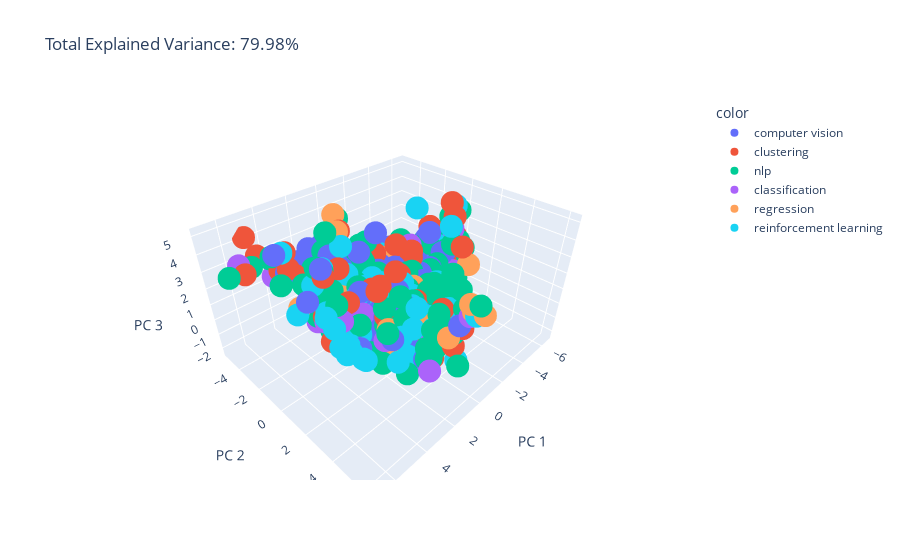

Notebook source saved alongside this figure:
### Code cell
X = df.drop(['target_category'], axis=1).copy()

pca = PCA(n_components=3)
components = pca.fit_transform(X)

total_var = pca.explained_variance_ratio_.sum() * 100

fig = px.scatter_3d(
    components, x=0, y=1, z=2, color=df['target_category'],
    title=f'Total Explained Variance: {total_var:.2f}%',
    labels={'0': 'PC 1', '1': 'PC 2', '2': 'PC 3'}
)
fig.show()

### Figure 1 — Plotly figure (JSON) as saved in the notebook; plotly's stock layout.template omitted (floating-point values rounded to 4 significant figures; data arrays with more than 128 entries replaced by an {"elided": "..."} marker saying what was removed)
{"data": [{"hovertemplate": "color=computer vision<br>PC 1=%{x}<br>PC 2=%{y}<br>PC 3=%{z}<extra></extra>", "legendgroup": "computer vision", "marker": {"color": "#636efa", "symbol": "circle"}, "mode": "markers", "name": "computer vision", "scene": "scene", "showlegend": true, "type": "scatter3d", "x": {"elided": "1174 float values"}, "y": {"elided": "1174 float values"}, "z": {"elided": "1174 float values"}}, {"hovertemplate": "color=clustering<br>PC 1=%{x}<br>PC 2=%{y}<br>PC 3=%{z}<extra></extra>", "legendgroup": "clustering", "marker": {"color": "#EF553B", "symbol": "circle"}, "mode": "markers", "name": "clustering", "scene": "scene", "showlegend": true, "type": "scatter3d", "x": {"elided": "1156 float values"}, "y": {"elided": "1156 float values"}, "z": {"elided": "1156 float values"}}, {"hovertemplate": "color=nlp<br>PC 1=%{x}<br>PC 2=%{y}<br>PC 3=%{z}<extra></extra>", "legendgroup": "nlp", "marker": {"color": "#00cc96", "symbol": "circle"}, "mode": "markers", "name": "nlp", "scene": "scene", "showlegend": true, "type": "scatter3d", "x": {"elided": "1791 float values"}, "y": {"elided": "1791 float values"}, "z": {"elided": "1791 float values"}}, {"hovertemplate": "color=classification<br>PC 1=%{x}<br>PC 2=%{y}<br>PC 3=%{z}<extra></extra>", "legendgroup": "classification", "marker": {"color": "#ab63fa", "symbol": "circle"}, "mode": "markers", "name": "classification", "scene": "scene", "showlegend": true, "type": "scatter3d", "x": {"elided": "773 float values"}, "y": {"elided": "773 float values"}, "z": {"elided": "773 float values"}}, {"hovertemplate": "color=regression<br>PC 1=%{x}<br>PC 2=%{y}<br>PC 3=%{z}<extra></extra>", "legendgroup": "regression", "marker": {"color": "#FFA15A", "symbol": "circle"}, "mode": "markers", "name": "regression", "scene": "scene", "showlegend": true, "type": "scatter3d", "x": {"elided": "1030 float values"}, "y": {"elided": "1030 float values"}, "z": {"elided": "1030 float values"}}, {"hovertemplate": "color=reinforcement learning<br>PC 1=%{x}<br>PC 2=%{y}<br>PC 3=%{z}<extra></extra>", "legendgroup": "reinforcement learning", "marker": {"color": "#19d3f3", "symbol": "circle"}, "mode": "markers", "name": "reinforcement learning", "scene": "scene", "showlegend": true, "type": "scatter3d", "x": {"elided": "336 float values"}, "y": {"elided": "336 float values"}, "z": {"elided": "336 float values"}}], "layout": {"legend": {"title": {"text": "color"}, "tracegroupgap": 0}, "scene": {"domain": {"x": [0, 1], "y": [0, 1]}, "xaxis": {"title": {"text": "PC 1"}}, "yaxis": {"title": {"text": "PC 2"}}, "zaxis": {"title": {"text": "PC 3"}}}, "title": {"text": "Total Explained Variance: 79.98%"}}}
